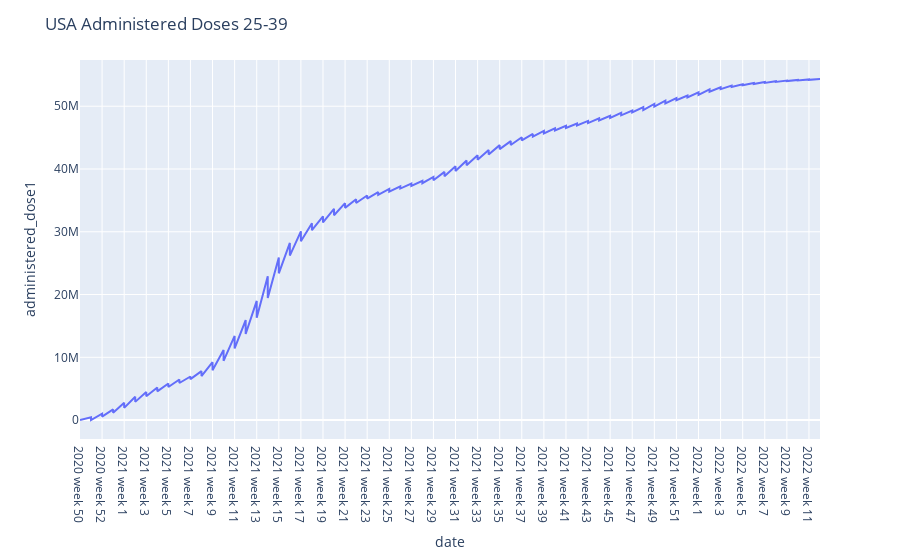

Write notebook code for a chart like this one.
### Code cell
fig = px.line(df, x="date", y="administered_dose1")
fig.update_layout(title_text="USA Administered Doses 25-39")
fig.show()

### Figure 1 — Plotly figure (JSON) as saved in the notebook; plotly's stock layout.template omitted (floating-point values rounded to 4 significant figures; data arrays with more than 128 entries replaced by an {"elided": "..."} marker saying what was removed)
{"data": [{"hovertemplate": "date=%{x}<br>administered_dose1=%{y}<extra></extra>", "legendgroup": "", "line": {"color": "#636efa", "dash": "solid"}, "marker": {"symbol": "circle"}, "mode": "lines", "name": "", "orientation": "v", "showlegend": false, "x": {"elided": "465 str values"}, "xaxis": "x", "y": {"elided": "465 int values"}, "yaxis": "y", "type": "scatter"}], "layout": {"xaxis": {"anchor": "y", "domain": [0.0, 1.0], "title": {"text": "date"}}, "yaxis": {"anchor": "x", "domain": [0.0, 1.0], "title": {"text": "administered_dose1"}}, "legend": {"tracegroupgap": 0}, "margin": {"t": 60}, "title": {"text": "USA Administered Doses 25-39"}}}
